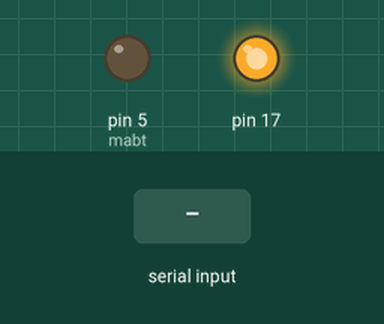
Recording of a sketch running on a simulated Arduino Leonardo, built with avr-gcc and run on an emulated ATmega32U4. Parts: output pins drawn as LEDs (lit = HIGH). The inputs (shaded band) are chosen by the test bench. Pins used as bus, display or sensor lines are not drawn.

Above: at 2.2 s.
2.3 s: byte 30 received over Serial
At 3.1 s:
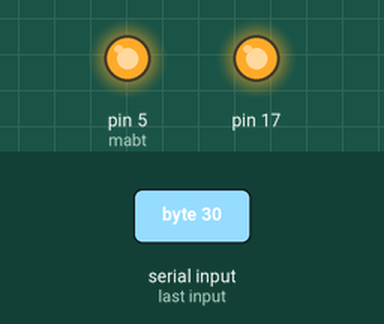
Timing chart, 0 to 5.3 s (numbered marks = the images above; inputs shaded):
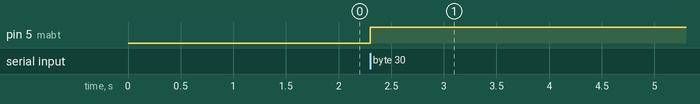

Measured:
- after the input at 2.3 s, pin 5 (mabt): LOW → HIGH at once

The sketch:

US-Builder.ino
```cpp
#include <SPI.h>
#include "Variables_Functions.h"
#include "Functions.h"
#include "Setup_ArduinoMICRO.h"
#include "Setup_US.h"
#include "SPI_US.h"

byte versionFW=1;


void setup()
  {
    Setup_ArduinoMICRO();
    delay(1000);
    Setup_US();
  }


void loop()
  {
    MANAGE_SPI();
  }
```

Functions.cpp
```cpp
#include <SPI.h>
#include "Variables_Functions.h"
#include "SPI_US.h"

extern byte buffer[10]; // defined in
extern byte versionFW;
byte BlueTooth;

void MANAGE_SPI()
{

  byte tab[12];
  byte tab1[512];

  if (Serial.available()) // --------------- USB
    {
      digitalWrite(mabt,1);
      BlueTooth=0;
      for (int i=0;i<12;i++)
        {
          tab[i]=Serial.read();
        }
      if (tab [0] ==140 and tab [1] ==140 and tab [2] ==140 and tab [3] ==140 and tab [4] ==140)
       {
        if (tab[5]==1)                          //ecriture
            {
              digitalWrite(E_MOSI,0);
              for (int i=0;i<tab[6];i++)
              {
              SPI.transfer(tab[i+7]);
              }
              digitalWrite(E_MOSI,1);
             }
        if (tab[5]==0)                        //lecture
            {
              int quotient,reste,SizeBuf;
              int nbpts= tab[6]*256+tab[7];
              SizeBuf=512;
              reste=nbpts%SizeBuf;
              quotient=(nbpts-reste)/SizeBuf;
            // lecture
              digitalWrite(E_MISO,0);
                if (quotient>0) {ReadSamples(quotient,SizeBuf,0);}  // send quotient*SizeBuf array (faster than sending byte/byte)
                if (reste>0) {ReadSamples(1,reste,0);}              // send 1*reste array (faster than sending byte/byte)
              digitalWrite(E_MISO,1);
              }
        if (tab[5]==2)
            {
              //int nbpts= tab[6]*256+tab[7];
              //for (int i=0;i<nbpts;i++)
              //{
                Serial.write(analogRead(analogPin)/4);
              //}
            }
        if (tab[5]==3)
            {
              //int nbpts= tab[6]*256+tab[7];
              //for (int i=0;i<nbpts;i++)
              //{
                Serial.write(versionFW);
              //}
            }
        }

      else
        {
          if (tab[5]==0) //lecture
            {
            int nbpts= tab[6]*256+tab[7];
            byte verif = 50;
            digitalWrite(E_MISO,0);
            for (int i=0;i<nbpts;i++)
              {
                Serial.write(verif);
              }
            digitalWrite(E_MISO,1);
            }
        }
      }


 if (Serial1.available()>=12) // --------- BT
    {
      BlueTooth=1;
      for (int i=0;i<12;i++)
        {
          tab[i]=Serial1.read();
        }
      if (tab [0] ==140 and tab [1] ==140 and tab [2] ==140 and tab [3] ==140 and tab [4] ==140)
        {
          if (tab[5]==1) //ecriture
            {
              digitalWrite(E_MOSI,0);
              for (int i=0;i<tab[6];i++)
                {
                  SPI.transfer(tab[i+7]);
                }
              digitalWrite(E_MOSI,1);
            }

          if (tab[5]==0) //lecture
            {
              int quotient,reste,SizeBuf;
              int nbpts= tab[6]*256+tab[7];
              SizeBuf=512;
              reste=nbpts%SizeBuf;
              quotient=(nbpts-reste)/SizeBuf;
              // lecture

              digitalWrite(E_MISO,0);
                if (quotient>0) {ReadSamples(quotient,SizeBuf,0);}  // send quotient*SizeBuf array (faster than sending byte/byte)
                if (reste>0) {ReadSamples(1,reste,0);}              // send 1*reste array (faster than sending byte/byte)
              digitalWrite(E_MISO,1);

            //   digitalWrite(E_MISO,0);
            //   for (int i=0;i<nbpts;i++)
            //     {
            //       tab1[i]= SPI.transfer(0);
            //     }
            //   digitalWrite(E_MISO,1);
            //   tab1[511] = analogRead(analogPin)/4;
            //   for (int i=0;i<nbpts;i++)
            //     {
            //       Serial1.write(tab1[i]);
            //     }
            }
          if (tab[5]==2)
            {
              //int nbpts= tab[6]*256+tab[7];
              //for (int i=0;i<nbpts;i++)
              //{
                Serial1.write(analogRead(analogPin)/4);
              //}
            }
          if (tab[5]==3)
            {
              //int nbpts= tab[6]*256+tab[7];
              //for (int i=0;i<nbpts;i++)
              //{
                Serial1.write(versionFW);
              //}
            }
        }
      else
        {
          if (tab[5]==0) //lecture
            {
              int nbpts= tab[6]*256+tab[7];
              byte verif = 50;
              digitalWrite(E_MISO,0);
              for (int i=0;i<nbpts;i++)
                {
                  Serial1.write(verif);
                }
              digitalWrite(E_MISO,1);
            }
        }
    }
}
```

Functions.h
```cpp
void MANAGE_SPI();
```

SPI_US.cpp
```cpp
#include <SPI.h>
#include "Variables_Functions.h"

extern byte buffer[10];
extern byte BlueTooth;


void SEND_BYTES(byte Len)
{
  digitalWrite(E_MOSI,0); // 0=Disable => See SPI_Mode1 => Enable_MOSI is active at 0 level => beginning of writing
  for (int i=0;i<Len;i++)
  {
    SPI.transfer(buffer[(Len-(i+1))]);  // The last buffer element is sent in 1st => buffer is sent from bottom to top
  }
  digitalWrite(E_MOSI,1); // 1=Disable => See SPI_Mode1 => Enable_MOSI is active at 0 level => end of writing
}

void ReadSamples(int passe,int Nb, byte type)
{
  int i,j;
  byte tab[Nb];

  for (i=0;i<passe;i++)
  {
///////////// A-scan //////////////////////////
    if (type==0)
    {
      for (j=0;j<Nb;j++)
      {
        tab[j]=SPI.transfer(0);
      }
    }
    else
/////////////////// SawCurve for debugging ////////
    {
      for (j=0;j<Nb;j++)
      {
        tab[j]=j%256;
      }
    }
    if (BlueTooth==1)
      {
        Serial1.write(&tab[0],Nb);      // Tansfering several(X) arrays of 1024 bytes is faster than 1 array of X*1024 bytes
      }
    else
      {
        Serial.write(&tab[0],Nb);      // Tansfering several(X) arrays of 1024 bytes is faster than 1 array of X*1024 bytes
      }
  }
}

// I added those -Leo

void SEND_SAMPLING_REQ_bin()
{
  digitalWrite(E_MOSI, 0);

  SPI.transfer(ADDR_Start);

  digitalWrite(E_MOSI, 1);

}

void SEND_AUTO_SAMPLING_REQ_bin(unsigned int samples_bin)
{
  byte samples_lsb, samples_msb;
  samples_lsb = samples_bin & 0xFF;
  samples_msb = (samples_bin >> 8) & 0xFF;

  digitalWrite(E_MOSI, 0);

  SPI.transfer(ADDR_NbSamples);
  SPI.transfer(samples_msb);
  SPI.transfer(samples_lsb);

  digitalWrite(E_MOSI, 1);
}


void SEND_GAIN_bin(unsigned int Gain_bin)
{
  byte Gain_LSB,Gain_MSB;

  Gain_LSB=Gain_bin%256;
  Gain_MSB=(Gain_bin-Gain_LSB)/256;
  //Serial.print(String(Gain_dB)+"="+String(Gain_bin)+"="+String(Gain_LSB)+"="+String(Gain_MSB)+" / ");

  digitalWrite(E_MOSI,0);
  SPI.transfer(0);
  SPI.transfer(Gain_MSB);
  SPI.transfer(Gain_LSB);
  SPI.transfer(ADDR_Gain);
  digitalWrite(E_MOSI,1);
}


void SEND_GAIN_dB(double Gain_dB)
{
   unsigned int Gain_bin;

  Gain_bin=(10.108*Gain_dB)+65;
  SEND_GAIN_bin(Gain_bin);
}

void SEND_COMPRESS_bin(byte Compress_bin)
{
  digitalWrite(E_MOSI,0);
  SPI.transfer(Compress_bin);
  SPI.transfer(ADDR_Compres);
  digitalWrite(E_MOSI,1);
}

void SEND_DELAY_bin(unsigned int Delay_bin)
{
  byte Delay_LSB,Delay_MSB;

  Delay_LSB=Delay_bin%256;
  Delay_MSB=(Delay_bin-Delay_LSB)/256;

  digitalWrite(E_MOSI,0);
  SPI.transfer(Delay_MSB);
  SPI.transfer(Delay_LSB);
  SPI.transfer(ADDR_Delay);
  digitalWrite(E_MOSI,1);
}

void SEND_DELAY_us(double Delay_us)
{
   unsigned int Delay_bin;

  Delay_bin=Delay_us/0.025;
  SEND_DELAY_bin(Delay_bin);
}

void SEND_VOLTAGE_bin(byte Voltage_bin)
{
  digitalWrite(E_MOSI,0);
  SPI.transfer(Voltage_bin);
  SPI.transfer(ADDR_Voltage);
  digitalWrite(E_MOSI,1);
}

void SEND_VOLTAGE_Volt(double Voltage_V)
{
  byte Voltage_bin;

  Voltage_bin=(98*Voltage_V/180)+81.777;
  SEND_VOLTAGE_bin(Voltage_bin);
}

void SEND_WIDTH_bin(byte Width_bin)
{
  digitalWrite(E_MOSI,0);
  SPI.transfer(Width_bin);
  SPI.transfer(ADDR_Width);
  digitalWrite(E_MOSI,1);
}
void SEND_WIDTH_ns(double Width_ns)
{
  byte Width_bin;

  Width_bin=(Width_ns-18)/6.25;
  SEND_WIDTH_bin(Width_bin);
}


void SEND_PRF_bin(long PRF_bin)
{
  byte PRF_LSB,PRF_middle,PRF_MSB;
  unsigned int PRF_bLSB,PRF_bMSB;

  PRF_bLSB=PRF_bin%65536;
  PRF_bMSB=(PRF_bin-PRF_bLSB)/65536;
  PRF_LSB=PRF_bLSB%256;
  PRF_middle=(PRF_bLSB-PRF_LSB)/256;
  PRF_MSB=(PRF_bMSB)%256;

  digitalWrite(E_MOSI,0);
  SPI.transfer(PRF_MSB);
  SPI.transfer(PRF_middle);
  SPI.transfer(PRF_LSB);
  SPI.transfer(ADDR_Prf);
  digitalWrite(E_MOSI,1);
}

void SEND_PRF_kHz(double PRF_kHz)
{
  long PRF_bin;

  PRF_bin=1/(PRF_kHz*1000*0.000000025);
  SEND_PRF_bin(PRF_bin);
}

void SEND_SCALE_bin(unsigned int Scale_bin)
{
  byte Scale_LSB,Scale_MSB;

  Scale_LSB=Scale_bin%256;
  Scale_MSB=(Scale_bin-Scale_LSB)/256;

  digitalWrite(E_MOSI,0);
  SPI.transfer(Scale_MSB);
  SPI.transfer(Scale_LSB);
  SPI.transfer(ADDR_Scale);
  digitalWrite(E_MOSI,1);
}

void SEND_SCALE_us(double Scale_us)
{
  unsigned int Scale_bin;

  Scale_bin=Scale_us/0.025;
  SEND_SCALE_bin(Scale_bin);
}

void SEND_FILTER_bin(byte Filter_bin)
{
  digitalWrite(E_MOSI,0);
  SPI.transfer(Filter_bin);
  SPI.transfer(ADDR_Filter);
  digitalWrite(E_MOSI,1);
}

void SEND_SAMPLINGFREQ_bin(byte SamplingFreq_bin)
{
  digitalWrite(E_MOSI,0);
  SPI.transfer(SamplingFreq_bin);
  SPI.transfer(ADDR_SamplingFreq);
  digitalWrite(E_MOSI,1);
  //Serial.print("address:"+String(ADDR_SamplingFreq)+"="+String(SamplingFreq_bin)+" / ");
}

void SEND_CHANNEL_bin(byte Tx, byte Rx)
{
  digitalWrite(E_MOSI,0);
  SPI.transfer(Rx);
  SPI.transfer(Tx);
  SPI.transfer(ADDR_ChannelTxRx);
  digitalWrite(E_MOSI,1);
}

void SEND_ECHOSTARTPOSWIDTH_bin(unsigned int Pos_bin, unsigned int Width_bin)
{
  byte Pos_LSB,Pos_MSB,Width_LSB,Width_MSB;

  Pos_LSB=Pos_bin%256;
  Pos_MSB=(Pos_bin-Pos_LSB)/256;
  Width_LSB=Width_bin%256;
  Width_MSB=(Width_bin-Width_LSB)/256;

  digitalWrite(E_MOSI,0);
  SPI.transfer(Width_MSB);
  SPI.transfer(Width_LSB);
  SPI.transfer(Pos_MSB);
  SPI.transfer(Pos_LSB);
  SPI.transfer(ADDR_PosES);
  digitalWrite(E_MOSI,1);
  //Serial.print("Pos_bin:"+String(Pos_bin)+"="+"Width_bin:"+String(Width_bin)+" / ");
  //Serial.print("address:"+String(ADDR_SamplingFreq)+"="+String(SamplingFreq_bin)+" / ");
}

void SEND_ECHOSTARTPOSWIDTH_us(double Pos_us, double Width_us)
{
   unsigned int Pos_bin, Width_bin;

   Pos_bin=Pos_us/0.025;
   Width_bin=Width_us/0.025;
   SEND_ECHOSTARTPOSWIDTH_bin(Pos_bin,Width_bin);
}

void SEND_ECHOSTARTPOLARITY_bin(byte Polarity_bin)
{
  digitalWrite(E_MOSI,0);
  SPI.transfer(Polarity_bin);
  SPI.transfer(ADDR_PolarES);
  digitalWrite(E_MOSI,1);
}

void SEND_ECHOSTARTPOLARITY_pourcent(double Polarity_pourcent)    // A vérifier avec SB !!!!!
{
  byte Polarity_bin;

  Polarity_bin=1.27*Polarity_pourcent+128;
  //Serial.print(String(Polarity_pourcent)+"="+String(Polarity_bin)+" / ");
  SEND_ECHOSTARTPOLARITY_bin(Polarity_bin);
}

void SEND_GATE1POSWIDTH_bin(unsigned int Pos_bin, unsigned int Width_bin)
{
  byte Pos_LSB,Pos_MSB,Width_LSB,Width_MSB;

  Pos_LSB=Pos_bin%256;
  Pos_MSB=(Pos_bin-Pos_LSB)/256;
  Width_LSB=Width_bin%256;
  Width_MSB=(Width_bin-Width_LSB)/256;

  digitalWrite(E_MOSI,0);
  SPI.transfer(Width_MSB);
  SPI.transfer(Width_LSB);
  SPI.transfer(Pos_MSB);
  SPI.transfer(Pos_LSB);
  SPI.transfer(ADDR_Gate1PosWidth);
  digitalWrite(E_MOSI,1);
  //Serial.print("Pos_bin:"+String(Pos_bin)+"="+"Width_bin:"+String(Width_bin)+" / ");
  //Serial.print("address:"+String(ADDR_SamplingFreq)+"="+String(SamplingFreq_bin)+" / ");
}

void SEND_GATE1POSWIDTH_us(double Pos_us, double Width_us)
{
   unsigned int Pos_bin, Width_bin;

   Pos_bin=Pos_us/0.025;
   Width_bin=Width_us/0.025;
   SEND_GATE1POSWIDTH_bin(Pos_bin,Width_bin);
}

void SEND_GATE2POSWIDTH_bin(unsigned int Pos_bin, unsigned int Width_bin)
{
  byte Pos_LSB,Pos_MSB,Width_LSB,Width_MSB;

  Pos_LSB=Pos_bin%256;
  Pos_MSB=(Pos_bin-Pos_LSB)/256;
  Width_LSB=Width_bin%256;
  Width_MSB=(Width_bin-Width_LSB)/256;

  digitalWrite(E_MOSI,0);
  SPI.transfer(Width_MSB);
  SPI.transfer(Width_LSB);
  SPI.transfer(Pos_MSB);
  SPI.transfer(Pos_LSB);
  SPI.transfer(ADDR_Gate2PosWidth);
  digitalWrite(E_MOSI,1);
  //Serial.print("Pos_bin:"+String(Pos_bin)+"="+"Width_bin:"+String(Width_bin)+" / ");
  //Serial.print("address:"+String(ADDR_SamplingFreq)+"="+String(SamplingFreq_bin)+" / ");
}

void SEND_GATE2POSWIDTH_us(double Pos_us, double Width_us)
{
   unsigned int Pos_bin, Width_bin;

   Pos_bin=Pos_us/0.025;
   Width_bin=Width_us/0.025;
   SEND_GATE2POSWIDTH_bin(Pos_bin,Width_bin);
}

void SEND_GATE3POSWIDTH_bin(unsigned int Pos_bin, unsigned int Width_bin)
{
  byte Pos_LSB,Pos_MSB,Width_LSB,Width_MSB;

  Pos_LSB=Pos_bin%256;
  Pos_MSB=(Pos_bin-Pos_LSB)/256;
  Width_LSB=Width_bin%256;
  Width_MSB=(Width_bin-Width_LSB)/256;

  digitalWrite(E_MOSI,0);
  SPI.transfer(Width_MSB);
  SPI.transfer(Width_LSB);
  SPI.transfer(Pos_MSB);
  SPI.transfer(Pos_LSB);
  SPI.transfer(ADDR_Gate3PosWidth);
  digitalWrite(E_MOSI,1);
  //Serial.print("Pos_bin:"+String(Pos_bin)+"="+"Width_bin:"+String(Width_bin)+" / ");
  //Serial.print("address:"+String(ADDR_SamplingFreq)+"="+String(SamplingFreq_bin)+" / ");
}

void SEND_GATE3POSWIDTH_us(double Pos_us, double Width_us)
{
   unsigned int Pos_bin, Width_bin;

   Pos_bin=Pos_us/0.025;
   Width_bin=Width_us/0.025;
   SEND_GATE3POSWIDTH_bin(Pos_bin,Width_bin);
}

void SEND_GATE1THRESHOLDALFILTER_bin(byte AlFilter_bin, byte Threshold_bin)
{
  digitalWrite(E_MOSI,0);
  SPI.transfer(Threshold_bin);
  SPI.transfer(AlFilter_bin);
  SPI.transfer(ADDR_Gate1ThresholdAlFilter);
  digitalWrite(E_MOSI,1);
}

void SEND_GATE1THRESHOLDALFILTER_pourcent(byte AlFilter, double Threshold_pourcent)
{
  byte Threshold_bin;

  Threshold_bin=Threshold_pourcent*2.55;
  //Serial.print(String(Threshold_pourcent)+"="+String(Threshold_bin)+" / ");
  SEND_GATE1THRESHOLDALFILTER_bin(AlFilter,Threshold_bin);
}

void SEND_GATE2THRESHOLDALFILTER_bin(byte AlFilter_bin, byte Threshold_bin)
{
  digitalWrite(E_MOSI,0);
  SPI.transfer(Threshold_bin);
  SPI.transfer(AlFilter_bin);
  SPI.transfer(ADDR_Gate2ThresholdAlFilter);
  digitalWrite(E_MOSI,1);
}

void SEND_GATE2THRESHOLDALFILTER_pourcent(byte AlFilter, double Threshold_pourcent)
{
  byte Threshold_bin;

  Threshold_bin=Threshold_pourcent*2.55;
  //Serial.print(String(Threshold_pourcent)+"="+String(Threshold_bin)+" / ");
  SEND_GATE2THRESHOLDALFILTER_bin(AlFilter,Threshold_bin);
}

void SEND_GATE3THRESHOLDALFILTER_bin(byte AlFilter_bin, byte Threshold_bin)
{
  digitalWrite(E_MOSI,0);
  SPI.transfer(Threshold_bin);
  SPI.transfer(AlFilter_bin);
  SPI.transfer(ADDR_Gate3ThresholdAlFilter);
  digitalWrite(E_MOSI,1);
}

void SEND_GATE3THRESHOLDALFILTER_pourcent(byte AlFilter, double Threshold_pourcent)
{
  byte Threshold_bin;

  Threshold_bin=Threshold_pourcent*2.55;
  //Serial.print(String(Threshold_pourcent)+"="+String(Threshold_bin)+" / ");
  SEND_GATE3THRESHOLDALFILTER_bin(AlFilter,Threshold_bin);
}

void SEND_ANALOGSETPOLARITY_bin(byte Analog1Set, byte Analog2Set, byte Analog3Set, byte Polar_bin)
{
  digitalWrite(E_MOSI,0);
  SPI.transfer(Polar_bin);
  SPI.transfer(Analog3Set);
  SPI.transfer(Analog2Set);
  SPI.transfer(Analog1Set);
  SPI.transfer(ADDR_AnalogOutput);
  digitalWrite(E_MOSI,1);
}

void SEND_NBSAMPLES_bin(unsigned int NbSamples)
{
  byte NbSamples_LSB,NbSamples_MSB;

  NbSamples_LSB=NbSamples%256;
  NbSamples_MSB=(NbSamples-NbSamples_LSB)/256;

  digitalWrite(E_MOSI,0);
  SPI.transfer(NbSamples_MSB);
  SPI.transfer(NbSamples_LSB);
  SPI.transfer(ADDR_NbSamples);
  digitalWrite(E_MOSI,1);
}

void SEND_READPORT(byte ReadPort)
{
  digitalWrite(E_MOSI,0);
  SPI.transfer(ReadPort);
  SPI.transfer(ADDR_ReadPort);
  digitalWrite(E_MOSI,1);
}

void SEND_ONOFFDAC(byte ONOFFDAC)    // 2bit!!! Bit0: 0=ON / 1=OFF!!!   Bit1: 0=Read / 1=Write
{
  digitalWrite(E_MOSI,0);
  SPI.transfer(ONOFFDAC);
  SPI.transfer(ADDR_ONOFFDAC);
  digitalWrite(E_MOSI,1);
}

void SEND_MODE(byte MODE)    // Mode 0=Pulse Echo / 1 = pitch & catch
{
  digitalWrite(E_MOSI,0);
  SPI.transfer(MODE);
  SPI.transfer(ADDR_ModePE);
  digitalWrite(E_MOSI,1);
}

void SEND_ALDELAY_bin(unsigned int Duration, byte AlarmSet)
{
  byte Duration_LSB,Duration_MSB;

  Duration_LSB=Duration%256;
  Duration_MSB=(Duration-Duration_LSB)/256;

  digitalWrite(E_MOSI,0);
  SPI.transfer(AlarmSet);
  SPI.transfer(Duration_MSB);
  SPI.transfer(Duration_LSB);
  SPI.transfer(ADDR_AlDelay);
  digitalWrite(E_MOSI,1);
}
```

Setup_ArduinoMICRO.cpp
```cpp
#include <SPI.h>
#include "Variables_Functions.h"

void Setup_ArduinoMICRO()
{
Serial.begin(2000000);  // Serial at 2.000.000 bauds
pinMode(E_MOSI,OUTPUT); // Digital Port D2 used for Enable_MOSI -> Master Out Slave In
pinMode(E_MISO,OUTPUT); // Digital Port D3 used for Enable_MISO -> Master In Slave Out

pinMode(mabt,OUTPUT);   // Digital Port D5 used for Enable Bluetooth

digitalWrite(E_MOSI,1); // 1=Disable => See SPI_Mode1 => Enable_MOSI is active at 0 level
digitalWrite(E_MISO,1); // 1=Disable => See SPI_Mode1 => Enable_MISO is active at 0 level

digitalWrite(mabt,0);   // Bluetooth mode

SPI.beginTransaction(SPISettings(1000000, MSBFIRST, SPI_MODE1));   // SCLK=1MHz ///// MSBFIRST or LSBFIRST ////// SPI_MODE0, SPI_MODE1, SPI_MODE2, or SPI_MODE3
SPI.begin();
Serial1.begin(115200);  // Serial at 115.200 bauds for BT
}
```

Setup_ArduinoMICRO.h
```cpp
void Setup_ArduinoMICRO();
```

Setup_US.h
```cpp
void Setup_US();
```

Source omitted: SPI_US.h (2291 bytes), Setup_US.cpp (2073 bytes), Variables_Functions.h (1782 bytes)
